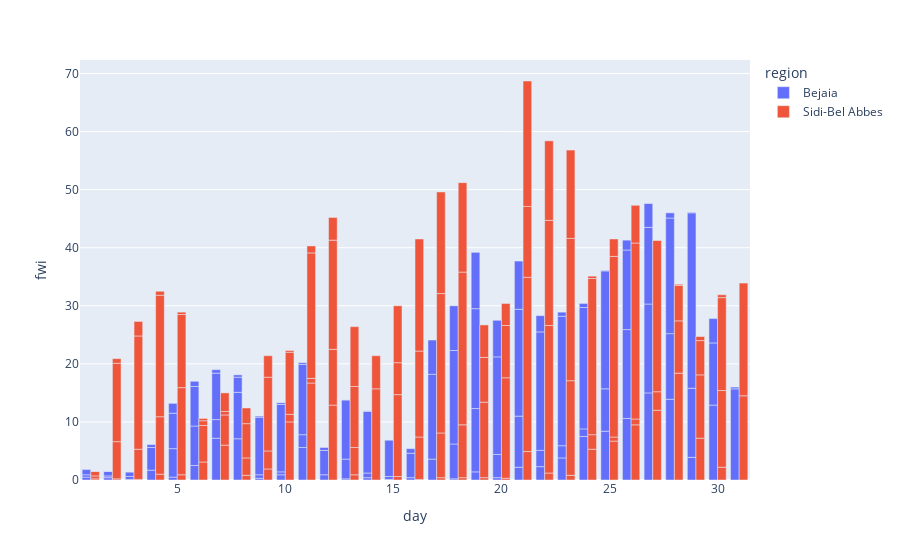

Notebook source saved alongside this figure:
### Code cell
fig = px.bar(
    fire_df,
    x="day",
    y="fwi",
    color="region",   # hue in seaborn = color in plotly express
    barmode="group"    # to keep bars side-by-side like seaborn default
)

fig.show()

### Figure 1 — Plotly figure (JSON) as saved in the notebook; plotly's stock layout.template omitted (floating-point values rounded to 4 significant figures)
{"data": [{"alignmentgroup": "True", "hovertemplate": "region=Bejaia<br>day=%{x}<br>fwi=%{y}<extra></extra>", "legendgroup": "Bejaia", "marker": {"color": "#636efa", "pattern": {"shape": ""}}, "name": "Bejaia", "offsetgroup": "Bejaia", "orientation": "v", "showlegend": true, "textposition": "auto", "type": "bar", "x": [1, 2, 3, 4, 5, 6, 7, 8, 9, 10, 11, 12, 13, 14, 15, 16, 17, 18, 19, 20, 21, 22, 23, 24, 25, 26, 27, 28, 29, 30, 1, 2, 3, 4, 5, 6, 7, 8, 9, 10, 11, 12, 13, 14, 15, 16, 17, 18, 19, 20, 21, 22, 23, 24, 25, 26, 27, 28, 29, 30, 31, 1, 2, 3, 4, 5, 6, 7, 8, 9, 10, 11, 12, 13, 14, 15, 16, 17, 18, 19, 20, 21, 22, 23, 24, 25, 26, 27, 28, 29, 30, 31, 1, 2, 3, 4, 5, 6, 7, 8, 9, 10, 11, 12, 13, 14, 15, 16, 17, 18, 19, 20, 21, 22, 23, 24, 25, 26, 27, 28, 29, 30], "xaxis": "x", "y": [0.5, 0.4, 0.1, 0.0, 0.5, 2.5, 7.2, 7.1, 0.3, 0.9, 5.6, NaN, 0.2, 0.4, 0.1, 0.0, 0.0, 0.2, 1.4, 0.4, 2.2, 2.3, 3.8, 7.5, 8.4, 10.6, 15.0, 13.9, 3.9, 12.9, 0.4, 0.3, 0.5, 1.7, 4.9, 6.8, 3.2, 8.0, 0.6, 0.5, 2.2, 0.9, 3.4, 0.8, 0.5, 0.4, 3.6, 6.0, 10.9, 4.0, 8.8, 2.8, 2.1, 1.3, 7.3, 15.3, 15.3, 11.3, 11.9, 10.7, 15.7, 0.9, 0.8, 0.8, 3.9, 6.1, 6.8, 8.0, 2.6, 9.9, 11.6, 12.1, 4.2, 10.2, 10.6, 6.3, 4.2, 14.6, 16.1, 17.2, 16.8, 18.4, 20.4, 22.3, 20.9, 20.3, 13.7, 13.2, 19.9, 30.2, 4.2, 0.3, 0.1, 0.0, 0.0, 0.5, 1.7, 0.9, 0.6, 0.4, 0.2, 0.3, 0.3, 0.5, 0.0, 0.1, 0.0, 0.8, 5.9, 7.7, 9.7, 6.3, 8.3, 2.8, 0.7, 0.7, 0.1, 1.7, 4.1, 0.9, 0.1, 0.1], "yaxis": "y"}, {"alignmentgroup": "True", "hovertemplate": "region=Sidi-Bel Abbes<br>day=%{x}<br>fwi=%{y}<extra></extra>", "legendgroup": "Sidi-Bel Abbes", "marker": {"color": "#EF553B", "pattern": {"shape": ""}}, "name": "Sidi-Bel Abbes", "offsetgroup": "Sidi-Bel Abbes", "orientation": "v", "showlegend": true, "textposition": "auto", "type": "bar", "x": [1, 2, 3, 4, 5, 6, 7, 8, 9, 10, 11, 12, 13, 14, 15, 16, 17, 18, 19, 20, 21, 22, 23, 24, 25, 26, 27, 28, 29, 30, 1, 2, 3, 4, 5, 6, 7, 8, 9, 10, 11, 12, 13, 14, 15, 16, 17, 18, 19, 20, 21, 22, 23, 24, 25, 26, 27, 28, 29, 30, 31, 1, 2, 3, 4, 5, 6, 7, 8, 9, 10, 11, 12, 13, 14, 15, 16, 17, 18, 19, 20, 21, 22, 23, 24, 25, 26, 27, 28, 29, 30, 31, 1, 2, 3, 4, 5, 6, 7, 8, 9, 10, 11, 12, 13, 14, 15, 16, 17, 18, 19, 20, 21, 22, 23, 24, 25, 26, 27, 28, 29, 30], "xaxis": "x", "y": [0.2, 0.2, 0.1, 1.0, 0.9, 3.1, 6.0, 0.8, 1.9, 10.0, 16.7, 12.9, 0.9, 0.3, 0.6, 0.1, 0.4, 0.4, 0.4, 0.3, 4.9, 1.2, 0.8, 5.3, 6.7, 9.5, 12.0, 18.4, 7.2, 2.2, 0.5, 6.4, 5.2, 9.9, 15.0, 6.3, 5.2, 3.0, 3.1, 1.3, 0.8, 9.6, 4.7, NaN, 14.1, 7.3, 7.7, 9.1, 13.0, 17.3, 30.0, 25.4, 16.3, 2.5, 0.7, 1.0, 3.2, 9.0, 10.9, 13.2, 14.5, 0.8, 13.5, 19.5, 20.9, 12.6, 0.8, 0.6, 5.9, 12.7, 10.7, 21.6, 18.8, 10.5, 15.7, 5.5, 14.8, 24.0, 26.3, 7.7, 9.0, 12.2, 18.1, 24.5, 26.9, 31.1, 30.3, 26.1, 6.1, 5.9, 16.0, 19.4, 0.0, 0.8, 2.5, 0.7, 0.4, 0.4, 3.2, 2.7, 3.7, 0.3, 1.2, 3.9, 10.3, 5.7, 9.8, 19.3, 17.5, 15.4, 5.6, 3.8, 21.6, 13.7, 15.2, 0.4, 3.0, 6.5, 0.0, 0.2, 0.7, 0.5], "yaxis": "y"}], "layout": {"barmode": "group", "legend": {"title": {"text": "region"}, "tracegroupgap": 0}, "margin": {"t": 60}, "xaxis": {"anchor": "y", "domain": [0, 1], "title": {"text": "day"}}, "yaxis": {"anchor": "x", "domain": [0, 1], "title": {"text": "fwi"}}}}
